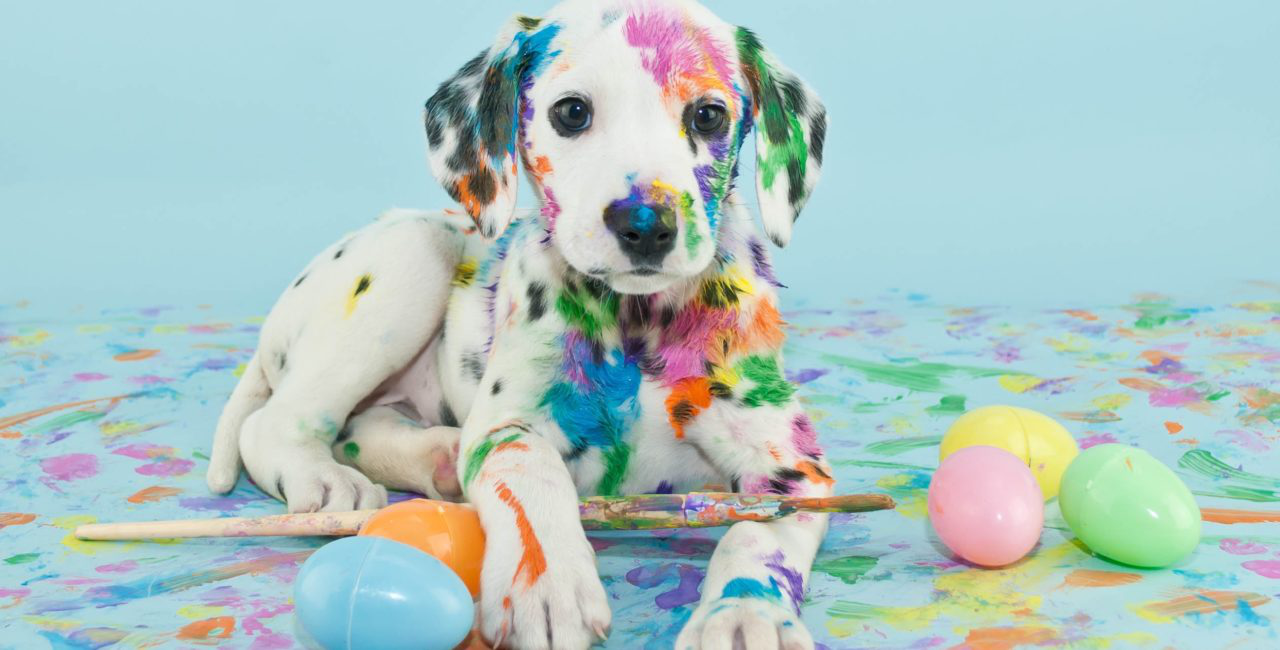
#> input picture lab5/dog.png, 1280 x 650 px, given in place of dog.jpg, which was not available
$ jupyter execute 2374802010574_NguyenHoangVuong_252_71ITAI40603_0101_Lab1.ipynb   (shell and % lines are left out)   (text cells are left out)
#> lines starting #> are read from the running program, lines starting #| are printed output that depends on the picture; pictures that were not available may be replaced by others from this repository, and a replacement may not be noted
[cell 1]
import cv2 as cv
import matplotlib.pyplot as vuong

[cell 2]
image = cv.imread('dog.jpg')
#> image is the input picture: shape (650, 1280, 3); mean B, G, R 195.5, 197.6, 172.9

if image is None:
    print("Không thể đọc ảnh. Vui lòng kiểm tra đường dẫn hoặc định dạng ảnh.")
else:
    print(f"Kích thước của ảnh (chiều cao, chiều rộng, kênh): {image.shape}")
#| Kích thước của ảnh (chiều cao, chiều rộng, kênh): (650, 1280, 3)

[cell 3]
import matplotlib.pyplot as vuong
vuong.imshow(image)
vuong.show()

[cell 4]
import matplotlib.pyplot as vuong
image_rgb_convert = cv.cvtColor(image, cv.COLOR_BGR2RGB)

vuong.imshow(image_rgb_convert)
vuong.show()

[cell 5]
import matplotlib.pyplot as vuong
image_rgb_manual = image[:, :, ::-1]

vuong.imshow(image_rgb_manual)
vuong.show()

[cell 6]
import matplotlib.pyplot as vuong

height, width, _ = image_rgb_convert.shape
#> height = 650; width = 1280
start_row = int(height * 0.25)
#> start_row = 162
end_row = int(height * 0.75)
#> end_row = 487
start_col = int(width * 0.25)
#> start_col = 320
end_col = int(width * 0.75)
#> end_col = 960

cropped_image = image_rgb_convert[start_row:end_row, start_col:end_col]
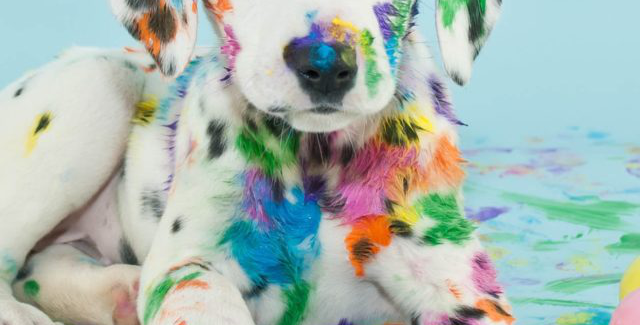
#> cropped_image: shape (325, 640, 3); mean R, G, B 168.4, 184.1, 177.1
vuong.imshow(cropped_image)
vuong.title("Ảnh đã Crop")
vuong.show()

[cell 7]
import cv2 as cv
import matplotlib.pyplot as vuong

zoomed_image_rgb = cv.resize(image_rgb_convert, None, fx=2, fy=2, interpolation=cv.INTER_CUBIC)

h1, w1, _ = image_rgb_convert.shape
#> h1 = 650; w1 = 1280
h2, w2, _ = zoomed_image_rgb.shape
#> h2 = 1300; w2 = 2560
if h1 != h2:
    resized_zoomed_image = cv.resize(zoomed_image_rgb, (int(w2 * (h1 / h2)), h1), interpolation=cv.INTER_AREA)
else:
    resized_zoomed_image = zoomed_image_rgb
h_concat_image = cv.hconcat([image_rgb_convert, resized_zoomed_image])
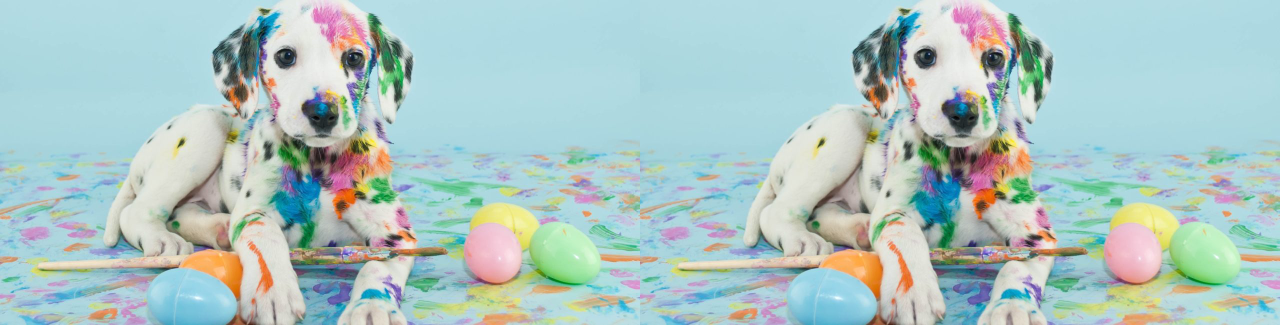
#> h_concat_image: shape (650, 2560, 3) (shown at 1/2 size); mean R, G, B 173, 197.6, 195.5
print("Ảnh ghép ngang:")
vuong.imshow(h_concat_image)
vuong.title("Ghép ngang 2 ảnh")
vuong.show()

if w1 != w2:
    resized_zoomed_image_v = cv.resize(zoomed_image_rgb, (w1, int(h2 * (w1 / w2))), interpolation=cv.INTER_AREA)
else:
    resized_zoomed_image_v = zoomed_image_rgb

v_concat_image = cv.vconcat([image_rgb_convert, resized_zoomed_image_v])
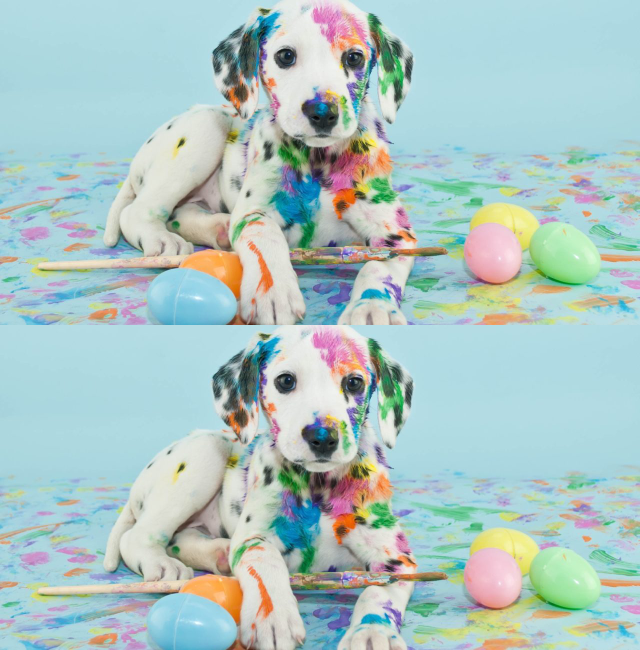
#> v_concat_image: shape (1300, 1280, 3) (shown at 1/2 size); mean R, G, B 173, 197.6, 195.5

vuong.imshow(v_concat_image)
vuong.title("Ghép dọc 2 ảnh")
vuong.show()
